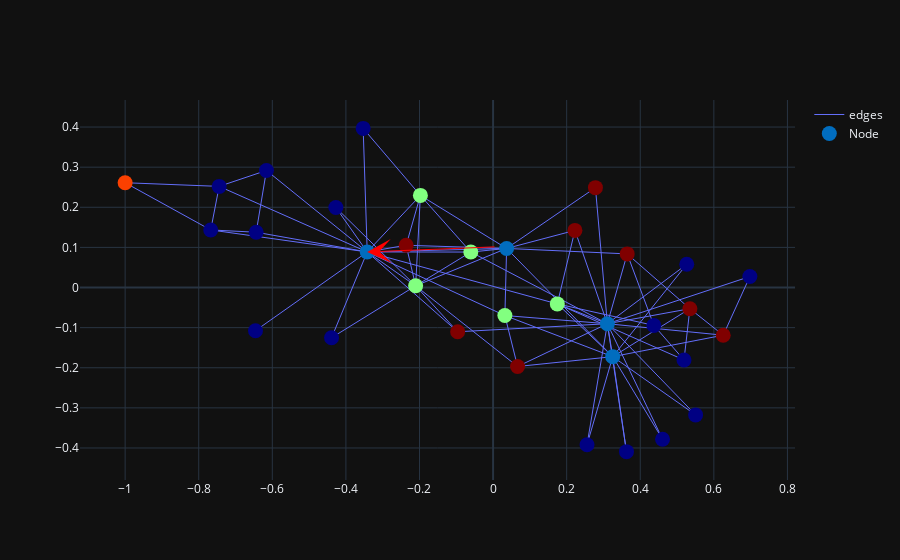

This figure's notebook cell:
### Markdown cell above
# Clustoring on a list of rdds obtained from single root node (target_node = 1) to all others

### Code cell
%%timeit -n1 -r1
fig = visualize.visualize_rdd_vector_kmeans(target_G, 1, target_rad, [measure_list], pos, target_clusters)
fig.show()

### Figure 1 — Plotly figure (JSON) as saved in the notebook; plotly's stock layout.template omitted (floating-point values rounded to 4 significant figures; data arrays with more than 128 entries replaced by an {"elided": "..."} marker saying what was removed)
{"data": [{"line": {"width": 1}, "marker": {"color": [1, 2, 1, 2, 0, 0, 0, 4, 2, 4, 0, 0, 0, 2, 0, 0, 3, 0, 0, 4, 0, 0, 0, 4, 0, 0, 0, 4, 4, 4, 4, 2, 1, 1], "colorscale": [[0, "rgb(0,0,131)"], [0.2, "rgb(0,60,170)"], [0.4, "rgb(5,255,255)"], [0.6, "rgb(255,255,0)"], [0.8, "rgb(250,0,0)"], [1, "rgb(128,0,0)"]], "size": 15}, "mode": "lines", "name": "edges", "type": "scatter", "uid": "4733a8af-222a-40a7-8589-5c5592f4065c", "x": {"elided": "234 float values"}, "y": {"elided": "234 float values"}}, {"customdata": {"elided": "34x8 float values"}, "hovertemplate": "node_name: %{customdata[0]} <br> radius: %{customdata[1]} <br> degree: %{customdata[2]} <br> global_graph_degree: %{customdata[3]} <br> normalized_rdd: %{customdata[4]} <br> k_mean_cluster: %{customdata[5]} <br> nodes_x: %{customdata[6]} <br> nodes_y: %{customdata[7]} <br> ", "marker": {"color": [1, 2, 1, 2, 0, 0, 0, 4, 2, 4, 0, 0, 0, 2, 0, 0, 3, 0, 0, 4, 0, 0, 0, 4, 0, 0, 0, 4, 4, 4, 4, 2, 1, 1], "colorscale": [[0, "rgb(0,0,131)"], [0.2, "rgb(0,60,170)"], [0.4, "rgb(5,255,255)"], [0.6, "rgb(255,255,0)"], [0.8, "rgb(250,0,0)"], [1, "rgb(128,0,0)"]], "size": 15}, "mode": "markers", "name": "Node", "text": [1, 2, 3, 4, 5, 6, 7, 8, 9, 10, 11, 12, 13, 14, 15, 16, 17, 18, 19, 20, 21, 22, 23, 24, 25, 26, 27, 28, 29, 30, 31, 32, 33, 34], "type": "scatter", "uid": "f54c1c5c-7e0e-4369-bebd-6ade81c007d6", "x": [-0.3421, -0.2105, 0.0368, -0.1975, -0.6438, -0.7444, -0.7674, -0.2363, 0.03206, 0.2782, -0.6159, -0.6457, -0.3531, -0.06053, 0.5263, 0.3625, -1, -0.4273, 0.2553, -0.09628, 0.5504, -0.439, 0.4605, 0.5348, 0.4369, 0.5189, 0.6979, 0.3645, 0.2224, 0.6255, 0.06657, 0.1745, 0.3251, 0.3106], "y": [0.08866, 0.004299, 0.09744, 0.2296, 0.1378, 0.2521, 0.1435, 0.1053, -0.06982, 0.2489, 0.2918, -0.1076, 0.3967, 0.08841, 0.0579, -0.4091, 0.2612, 0.1993, -0.3919, -0.1103, -0.3175, -0.1252, -0.3782, -0.0528, -0.09439, -0.1806, 0.02735, 0.08379, 0.1424, -0.1189, -0.1969, -0.04083, -0.1723, -0.09028]}], "layout": {"annotations": [{"arrowcolor": "red", "arrowhead": 3, "arrowsize": 4, "axref": "x", "ayref": "y", "showarrow": true, "x": -0.3421, "y": 0.08866}], "dragmode": "pan"}}
